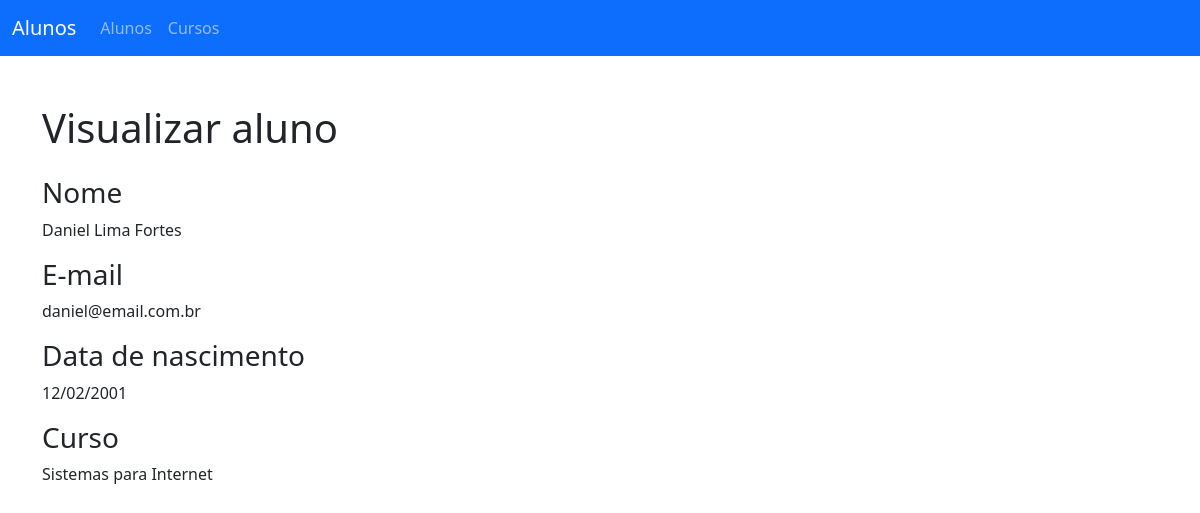
/alunos/view.php?id=1, run on the app's committed database.
### tables this page shows
CREATE TABLE `aluno` (
  `id` int(11) NOT NULL,
  `name` varchar(100) NOT NULL,
  `data_nascimento` varchar(50) NOT NULL,
  `email` varchar(50) NOT NULL,
  `curso_id` int(11) NOT NULL
);

CREATE TABLE `curso` (
  `id` int(11) NOT NULL,
  `nome` varchar(100) NOT NULL,
  `description` text NOT NULL,
  `duracao` double NOT NULL,
  `sigla` varchar(6) NOT NULL
);

### alunos/view.php (the view, shortened to what this page needs)
<?php
require("../_config/connection.php");
?>
<!DOCTYPE html>
<html lang="en">
<head>
    <link href="https://cdn.jsdelivr.net/npm/bootstrap@5.0.0-beta2/dist/css/bootstrap.min.css" rel="stylesheet">
</head>
<?php
$aluno = false;
$alunoId = $_GET["id"];
try {
    $query = "SELECT a.*, c.nome as curso
        FROM aluno a
        INNER JOIN curso c on a.curso_id = c.id
        WHERE a.id=$alunoId";
    $result = $conn->query($query);
    $aluno = $result->fetch_assoc();
} catch (Exception $e) {
    $error = $e->getMessage();
}
?>
<body>
    <?php
    readFile("../_partials/navbar.html");
    ?>
    <section class="container mt-5 mb-5">
        <div class="row mb-3">
            <div class="col">
                <h1>Visualizar aluno</h1>
            </div>
        </div>
        <div class="mb-3">
            <h3>Nome</h3>
            <p><?= $aluno["name"] ?></p>
        </div>
        <div class="mb-3">
            <h3>E-mail</h3>
            <p><?= $aluno["email"] ?></p>
        </div>
        <div class="mb-3">
            <h3>Data de nascimento</h3>
            <p><?= $aluno["data_nascimento"] ?></p>
        </div>
        <div class="mb-3">
            <h3>Curso</h3>
            <p><?= $aluno["curso"] ?></p>
        </div>
    </section>
</body>
</html>

### data on the page
aluno: name "Daniel Lima Fortes", email "daniel@email.com.br", data_nascimento "12/02/2001", curso.nome "Sistemas para Internet"
